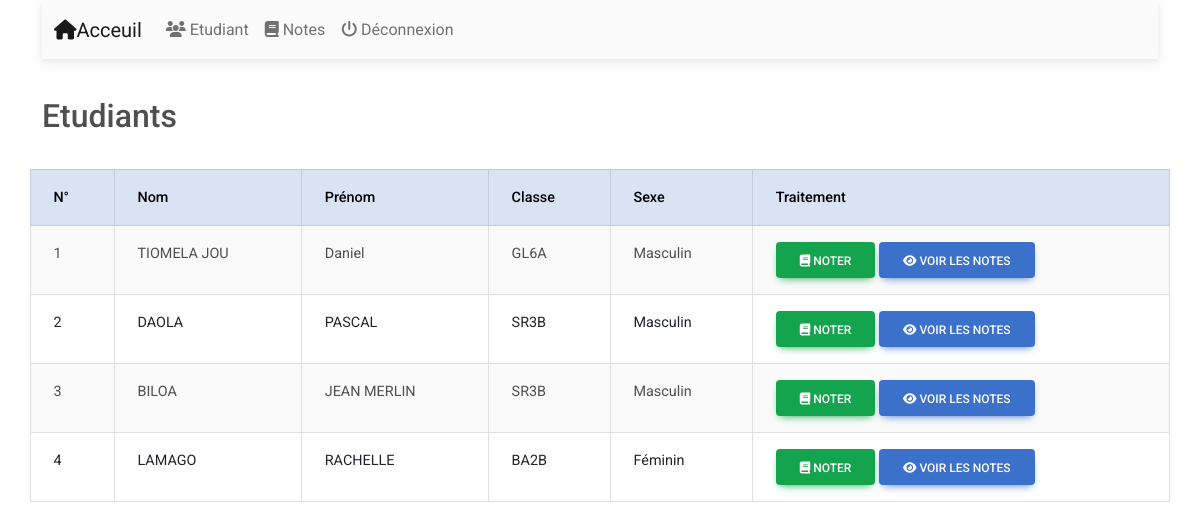
The app's page /etudiants/ with its own data.
### app/models.py (models this page shows, shortened)
class Etudiant(models.Model):
    Nom = models.CharField('Nom de l\'étudiant', max_length=50)
    prenom = models.CharField("Prénom de l\'étudiant", max_length=50)
    salle_de_classe = models.CharField( max_length=10)
    SEXE_CHOICE = [
        ('Masculin', 'Masculin'),
        ('Féminin','Féminin')
    ]
    sexe = models.CharField( max_length=50, choices = SEXE_CHOICE)
    numero_de_telephone = models.PositiveIntegerField()

### app/views.py (the view)
# urls.py: path("etudiants/", etudiant, name="etudiants"),
def etudiant(request):
    context = {}
    context['etudiants'] = Etudiant.objects.all()
    return render(request, 'etudiants.html', context)

### templates/etudiants.html (shortened to what this page needs)
{% extends 'base.html' %}
{% block content %}
    {% include "navbar.html" %}
    <div class="row">
        <h2><br>Etudiants</h2>
        <div class="d-flex justify-content-end">
            <br>
        </div>
        <table class="table table-bordered table-striped table-responsive" >
            <thead class="table-primary">
                <tr>
                    <th>N°</th>
                    <th>Nom</th>
                    <th>Prénom</th>
                    <th>Classe</th>
                    <th>Sexe</th>
                    <th>Traitement</th>
                </tr>
            </thead>
            <tbody>
                {% for student in etudiants %}
                <tr>
                    <td>{{student.id}}</td>
                    <td>{{student.Nom}}</td>
                    <td>{{student.prenom}}</td>
                    <td>{{student.salle_de_classe}}</td>
                    <td>{{student.sexe}}</td>
                    <td>
                        <a href="{% url 'noter_etudiant' student.id  %}" class="btn btn-success" ><i class="fa fa-book"></i>  noter </a>
                        <a href="{% url 'notes_etudiant' student.id  %}" class="btn btn-primary" ><i class="fa fa-eye"></i>  voir les notes </a>
                    </td>
                </tr>
                {% empty %}
                <tr colspan="5">
                    <div class="text-center">Aucun etudiant enregistré</div>
                </tr>
                {% endfor %}
            </tbody>
        </table>
    </div>
{% endblock content %}

### templates/base.html (shortened to what this page needs)
<!doctype html>
{% load static %}
<html lang="en">
  <head>
    <link href="https://cdn.jsdelivr.net/npm/bootstrap@5.3.0-alpha1/dist/css/bootstrap.min.css" rel="stylesheet">
<link
href="https://cdnjs.cloudflare.com/ajax/libs/font-awesome/6.0.0/css/all.min.css"
rel="stylesheet"
/>
<link
href="https://cdnjs.cloudflare.com/ajax/libs/mdb-ui-kit/6.1.0/mdb.min.css"
rel="stylesheet"
/>
<link rel="stylesheet" href="https://cdnjs.cloudflare.com/ajax/libs/font-awesome/6.2.1/css/all.min.css" />
</head>
  <body>
   <div class="container">
    {% block content %}
    {% endblock content %}
   </div>
  </body>
</html>

### templates/navbar.html (shortened to what this page needs)
<nav class="navbar navbar-expand-lg navbar-light bg-light">
    <div class="container-fluid">
      <a class="navbar-brand" href="{% url 'home' %}"> <i class="fa fa-home"></i>  Acceuil</a>
      <div class="collapse navbar-collapse" id="navbarNavAltMarkup">
        <div class="navbar-nav">
          <a class="nav-link " aria-current="page" href="{% url 'etudiants' %}"><i class="fa fa-users" ></i> Etudiant</a>
          <a class="nav-link" href="{% url 'notes' %}"> <i class="fa fa-book"></i> Notes</a>
          <a class="nav-link " href="{% url 'logout' %}"
            > <i class="fa fa-power-off"></i> Déconnexion</a
          >
        </div>
      </div>
    </div>
  </nav>

### records on screen
Etudiant: id "1", Nom "TIOMELA JOU", prenom "Daniel", salle_de_classe "GL6A", sexe "Masculin"
Etudiant: id "2", Nom "DAOLA", prenom "PASCAL", salle_de_classe "SR3B", sexe "Masculin"
Etudiant: id "3", Nom "BILOA", prenom "JEAN MERLIN", salle_de_classe "SR3B", sexe "Masculin"
Etudiant: id "4", Nom "LAMAGO", prenom "RACHELLE", salle_de_classe "BA2B", sexe "Féminin"
